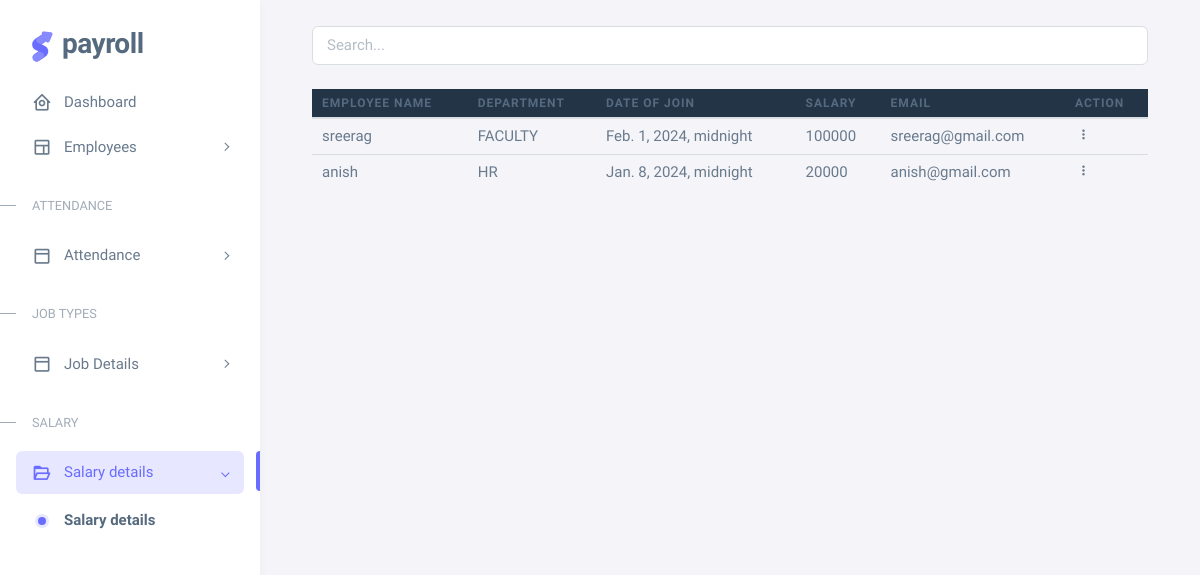
The app's page /view_employees with its own data.
### payroll/models.py (models this page shows)
class Employee(models.Model):
    emp_id=models.CharField(max_length=20,unique=True)
    name=models.CharField(max_length=40)
    email=models.EmailField()
    ph_no=models.IntegerField()
    salary=models.IntegerField()
    job_type=models.ForeignKey(Job_type,on_delete=models.CASCADE,null=True)
    doj=models.DateTimeField()

class Job_type(models.Model):
    position=models.CharField(max_length=20,unique=True)

### payroll/views.py (the view)
# urls.py: path('view_employees',views.view_employee),
def view_employee(request):
    return render(request,'admin_side/view_employee.html',{'employee':all_employee})

### payroll/views.py (called while the page is built)
def all_employee():
    all_employee=Employee.objects.all()
    return all_employee

### templates/admin_side/view_employee.html (shortened to what this page needs)
<!DOCTYPE html>
<html
  lang="en"
  class="light-style layout-menu-fixed"
  dir="ltr"
  data-theme="theme-default"
  data-assets-path="../assets/"
  data-template="vertical-menu-template-free"
>
  <head>
{% load static %}
    <link href='https://unpkg.com/boxicons@2.1.4/css/boxicons.min.css' rel='stylesheet'>
    <link rel="stylesheet" href="{% static 'admin_side/assets/vendor/css/core.css' %}" class="template-customizer-core-css" />
    <link rel="stylesheet" href="{% static 'admin_side/assets/vendor/css/theme-default.css' %}" class="template-customizer-theme-css" />
    <link rel="stylesheet" href="{% static 'admin_side/assets/css/demo.css' %}" />
    <link rel="stylesheet" href="{% static 'admin_side/assets/vendor/libs/perfect-scrollbar/perfect-scrollbar.css' %}" />
  </head>
  <body>
    <div class="layout-wrapper layout-content-navbar">
      <div class="layout-container">
        <aside id="layout-menu" class="layout-menu menu-vertical menu bg-menu-theme">
          <div class="app-brand demo">
            <a href="../admin_home" class="app-brand-link">
              <span class="app-brand-logo demo">
              </span>
              <span class="app-brand-text demo menu-text fw-bolder ms-2">Payroll</span>
            </a>
          </div>
          <ul class="menu-inner py-1">
              <li class="menu-item ">
                <a href="../admin_home" class="menu-link">
                  <i class="menu-icon tf-icons bx bx-home-circle"></i>
                  <div data-i18n="Analytics">Dashboard</div>
                </a>
              </li>
              <li class="menu-item ">
                <a href="javascript:void(0);" class="menu-link menu-toggle">
                  <i class="menu-icon tf-icons bx bx-layout"></i>
                  <div data-i18n="Layouts">Employees</div>
                </a>
              </li>
              <li class="menu-header small text-uppercase">
                <span class="menu-header-text">Attendance</span>
              </li>
              <li class="menu-item">
                <a href="javascript:void(0);" class="menu-link menu-toggle">
                  <i class="menu-icon tf-icons bx bx-dock-top"></i>
                  <div data-i18n="Account Settings">Attendance</div>
                </a>
              </li>
              <li class="menu-header small text-uppercase">
                <span class="menu-header-text">Job Types</span>
              </li>
              <li class="menu-item">
                <a href="javascript:void(0);" class="menu-link menu-toggle">
                  <i class="menu-icon tf-icons bx bx-dock-top"></i>
                  <div data-i18n="Account Settings">Job Details</div>
                </a>
              </li>
              <li class="menu-header small text-uppercase">
                <span class="menu-header-text">Salary </span>
              </li>
              <li class="menu-item active open">
                <a href="javascript:void(0);" class="menu-link menu-toggle">
                  <i class="menu-icon tf-icons bx bx-folder-open"></i>
                  <div data-i18n="Account Settings">Salary details</div>
                </a>
                <ul class="menu-sub">
                  <li class="menu-item active">
                    <a href="../salary_details" class="menu-link">
                      <div data-i18n="Account">Salary details</div>
                    </a>
                  </li>
                </ul>
              </li>
          </ul>
        </aside>
        <div class="layout-page">
          <div class="content-wrapper">
            <div class="container-xxl flex-grow-1 container-p-y">
                <div class="table-responsive text-nowrap container ">
            <input type="text" id="searchInput" placeholder="Search..." class="form-control mb-4">
                  {% if employee %}
                  <form action="../mark_attendence" method="post">
                    <div class="table-responsive-sm mb-5 pb-5">
                  <table class="table table-hover table-bordard table-sm" id="myTable">
                    <thead>
                      <tr class="bg-dark">
                        <th >Employee Name</th>
                        <th >Department</th>
                        <th>Date of join</th>
                        <th>Salary</th>
                        <th>Email</th>
                        <th>action</th>
                      </tr>
                    </thead>
                    <tbody class="table-border-bottom-0">
                        {% for emp in employee %}
                        <tr>
                            <td>{{emp.name}}</td>
                            <td>{{emp.job_type.position}}</td>
                            <td>{{emp.doj}}</td>
                            <td>{{emp.salary}}</td>
                            <td>{{emp.email}}</td>
                            <td>
                              <div class="dropdown">
                                <button type="button" class="btn p-0 dropdown-toggle hide-arrow" data-bs-toggle="dropdown">
                                  <i class="bx bx-dots-vertical-rounded"></i>
                                </button>
                              </div>
                            </td>
                        </tr>
                        {% endfor %}
                    </tbody>
                  </table>
                </div>
                </form>
                  {% else %}
                  <h4>Salary not Calculated</h4>
                  {% endif %}
                </div>
              </div>
              </div>
            </div>
          </div>
        </div>
  </body>
</html>

### static/admin_side/assets/css/demo.css (style rules this page uses)
.menu .app-brand.demo { height: 64px; margin-top: 12px; }
.app-brand-logo.demo svg { width: 22px; height: 38px; }
.app-brand-text.demo { font-size: 1.75rem; letter-spacing: -0.5px; text-transform: lowercase; }

### records on screen
Employee: name "sreerag", job_type.position "FACULTY", doj "Feb. 1, 2024, midnight", salary "100000", email "sreerag@gmail.com"
Employee: name "anish", job_type.position "HR", doj "Jan. 8, 2024, midnight", salary "20000", email "anish@gmail.com"
